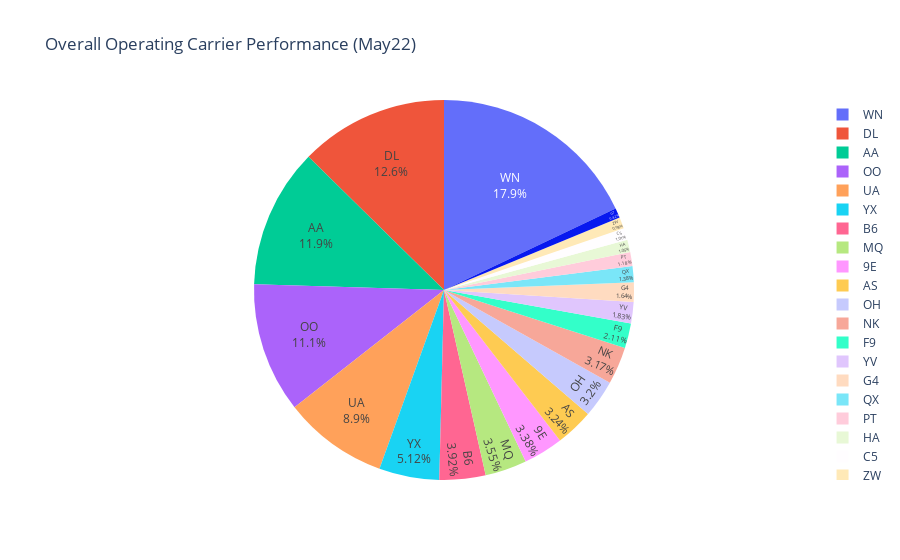

Notebook code for this chart:
### Markdown cell above
### Pie chart for Overall Carrier performance in May'22

### Code cell
fig = px.pie(flight_totals_df, values='PERCENTAGE', names='OP_UNIQUE_CARRIER', 
             title='Overall Operating Carrier Performance (May''22)')
fig.update_traces(textposition='inside', textinfo='percent+label')
fig.show()

### Figure 1 — Plotly figure (JSON) as saved in the notebook; plotly's stock layout.template omitted (floating-point values rounded to 4 significant figures)
{"data": [{"domain": {"x": [0, 1], "y": [0, 1]}, "hovertemplate": "OP_UNIQUE_CARRIER=%{label}<br>PERCENTAGE=%{value}<extra></extra>", "labels": ["WN", "DL", "AA", "OO", "UA", "YX", "B6", "MQ", "9E", "AS", "OH", "NK", "F9", "YV", "G4", "QX", "PT", "HA", "C5", "ZW", "G7"], "legendgroup": "", "name": "", "showlegend": true, "textinfo": "percent+label", "textposition": "inside", "type": "pie", "values": [17.94, 12.64, 11.88, 11.07, 8.9, 5.12, 3.92, 3.55, 3.38, 3.24, 3.2, 3.17, 2.11, 1.83, 1.64, 1.38, 1.18, 1.05, 1.01, 0.98, 0.82]}], "layout": {"legend": {"tracegroupgap": 0}, "title": {"text": "Overall Operating Carrier Performance (May22)"}}}
